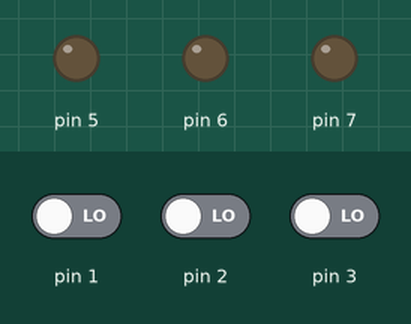
The sketch below on a simulated Arduino Uno, built with avr-gcc and run on an emulated ATmega328P. Shown: output pins drawn as LEDs (lit = HIGH). The inputs (shaded band) are chosen by the test bench; at power-on: pin 1 LOW, pin 2 LOW, pin 3 LOW.

Above: at 1.4 s.
1.5 s: pin 1 driven HIGH
At 2.1 s:
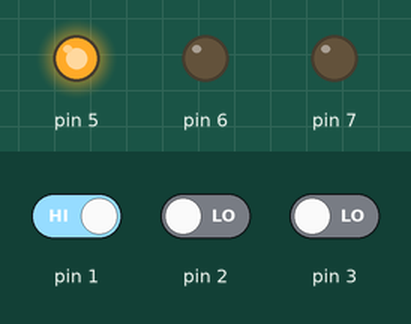
3.0 s: pin 2 driven HIGH
At 4.3 s:
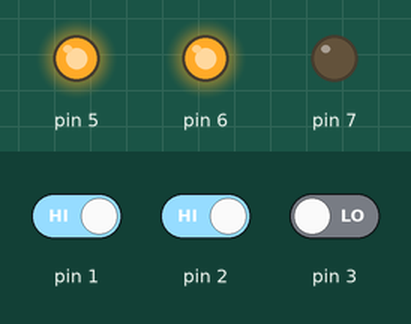
4.6 s: pin 3 driven HIGH
At 5.7 s:
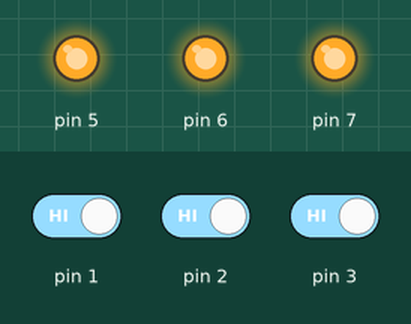
6.2 s: pin 1 driven LOW
At 6.9 s:
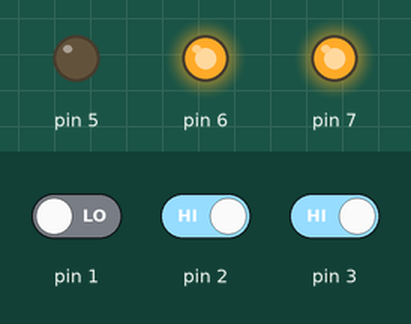
7.8 s: pin 2 driven LOW
At 8.2 s:
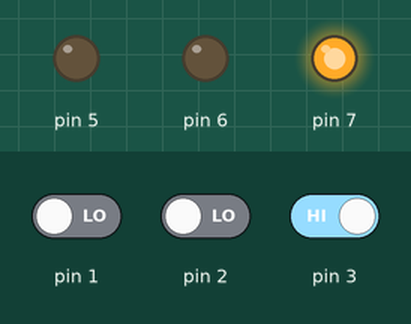
9.4 s: pin 1 driven HIGH
At 10.7 s:
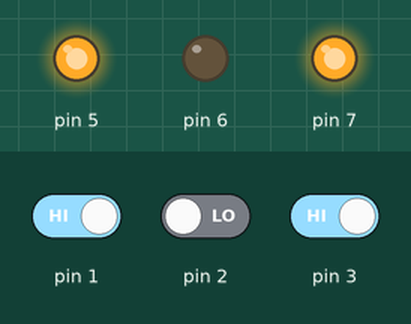
Timing chart, 0 to 12.1 s (numbered marks = the images above; inputs shaded):
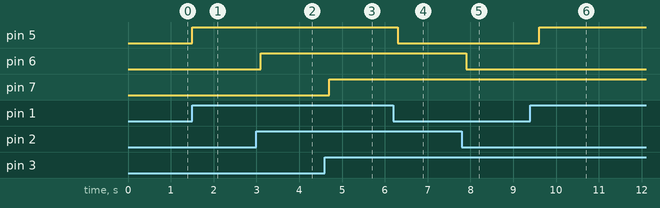

Measured:
- after the input at 1.5 s, pin 5: LOW → HIGH at once
- after the input at 3.0 s, pin 6: LOW → HIGH after 0.10 s
- after the input at 4.6 s, pin 7: LOW → HIGH after 0.10 s
- after the input at 6.2 s, pin 5: HIGH → LOW after 0.10 s
- after the input at 7.8 s, pin 6: HIGH → LOW after 0.10 s
- after the input at 9.4 s, pin 5: LOW → HIGH after 0.20 s

The sketch:

0_parte_projetoAutomatizacaoLeds.ino
```cpp
// Arduino IDE - LED's Sensores como atuadores
//Projeto Sensor de Aproximação para acender LED.
//0 - pressionamento para ativar LED de forma que apague após o botão for solto.
// Protótipo Desenvolvido por: Jackson Douglas de Souza
//Me ADD LinkedIn - https://www.linkedin.com/in/jacksondouglasdesouza
//Me ADD GitHub - https://github.com/jacksondouglasdesouza


void setup()
{
pinMode(1, INPUT);
pinMode(2, INPUT);
pinMode(3, INPUT);

pinMode(5, OUTPUT);
pinMode(6, OUTPUT);
pinMode(7, OUTPUT);

}


void loop()
{
  digitalWrite(5, digitalRead(1));
  delay(100); //ativo por 100 milisegundos

  digitalWrite(6, digitalRead(2));
  delay(100); //ativo por 100 milisegundos

  digitalWrite(7, digitalRead(3));
  delay(100); //ativo por 100 milisegundos

}
```
